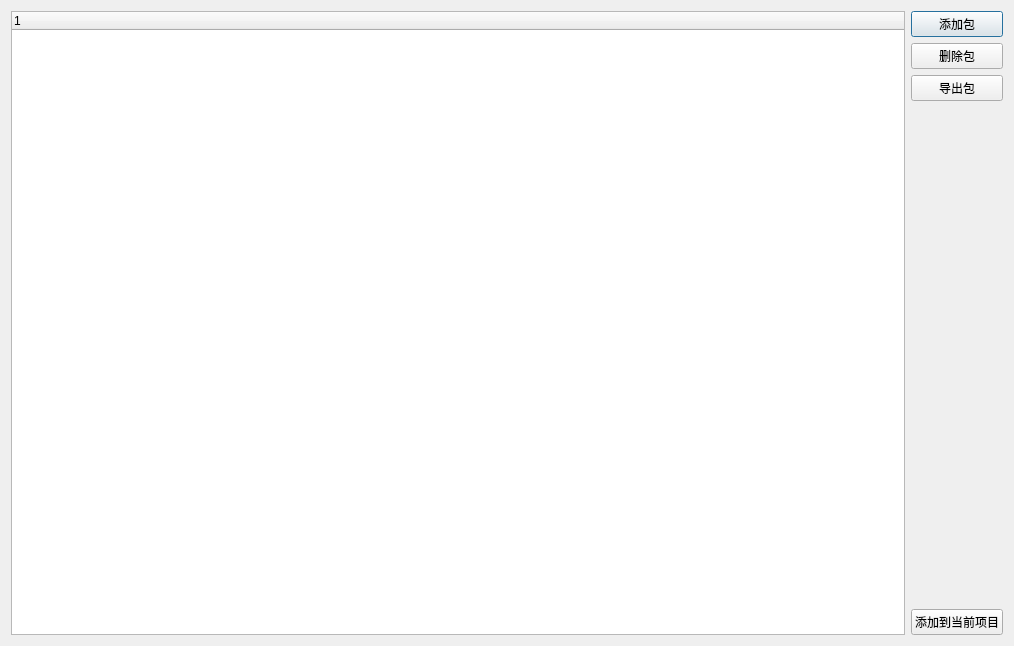
<?xml version="1.0" encoding="UTF-8"?>
<ui version="4.0">
 <class>Dialog</class>
 <widget class="QDialog" name="Dialog">
  <property name="geometry">
   <rect>
    <x>0</x>
    <y>0</y>
    <width>1014</width>
    <height>646</height>
   </rect>
  </property>
  <property name="windowTitle">
   <string>包管理</string>
  </property>
  <layout class="QHBoxLayout" name="horizontalLayout" stretch="1,0">
   <item>
    <widget class="QTreeWidget" name="pcklist">
     <column>
      <property name="text">
       <string notr="true">1</string>
      </property>
     </column>
    </widget>
   </item>
   <item>
    <layout class="QVBoxLayout" name="verticalLayout" stretch="0,0,0,1,0">
     <item>
      <widget class="QPushButton" name="btnInstall">
       <property name="text">
        <string>添加包</string>
       </property>
      </widget>
     </item>
     <item>
      <widget class="QPushButton" name="btnDelete">
       <property name="text">
        <string>删除包</string>
       </property>
      </widget>
     </item>
     <item>
      <widget class="QPushButton" name="btnExport">
       <property name="text">
        <string>导出包</string>
       </property>
      </widget>
     </item>
     <item>
      <widget class="QWidget" name="widget" native="true"/>
     </item>
     <item>
      <widget class="QPushButton" name="btnAdd">
       <property name="text">
        <string>添加到当前项目</string>
       </property>
      </widget>
     </item>
    </layout>
   </item>
  </layout>
 </widget>
 <resources/>
 <connections/>
</ui>
